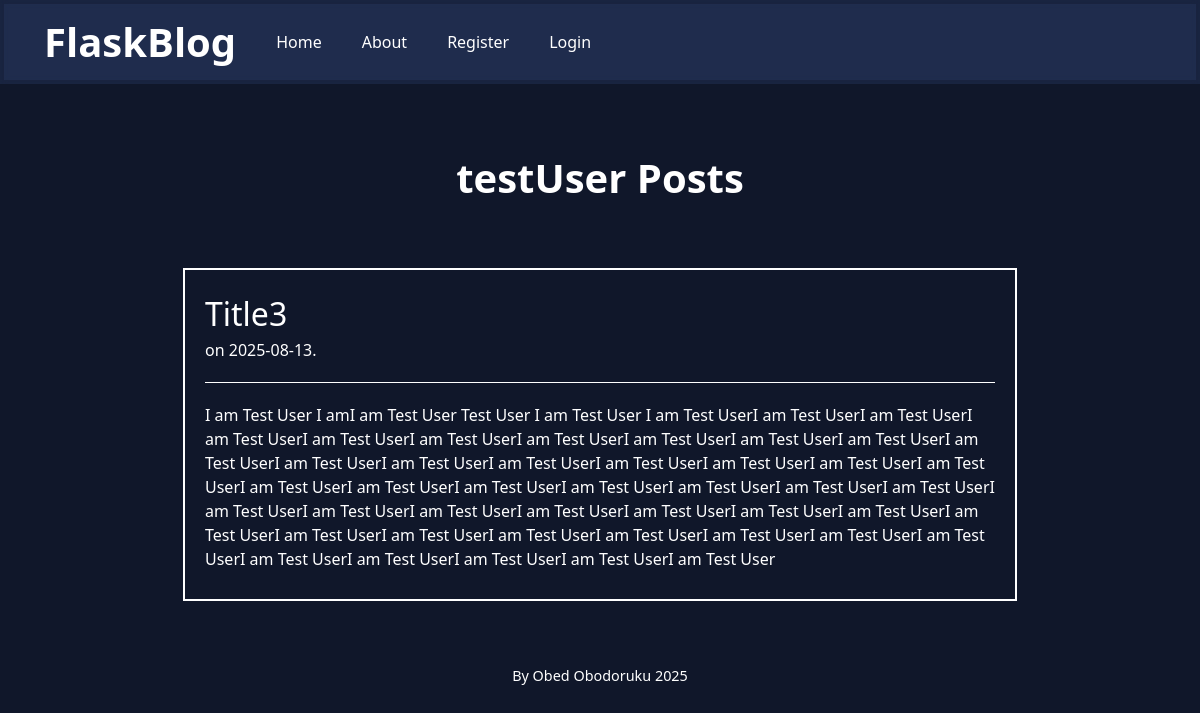
Screenshot of /user-posts/testUser with the database file from the repository.
### flaskblog/models.py (models this page shows, shortened)
class User(db.Model, UserMixin):
    id = db.Column(db.Integer, primary_key=True)
    username = db.Column(db.String(20), unique=True, nullable=False)
    email = db.Column(db.String(150), unique=True, nullable=False)
    password = db.Column(db.String(120), nullable=False)
    posts = db.relationship("Post", backref="author", lazy=True)

class Post(db.Model):
    id = db.Column(db.Integer, primary_key=True)
    title = db.Column(db.String(150), nullable=True)
    content = db.Column(db.String, nullable=False)
    date_posted = db.Column(db.DateTime, nullable=False, default=datetime.utcnow)
    user_id = db.Column(db.Integer, db.ForeignKey("user.id"), nullable=False)

### flaskblog/routes.py (the view)
@app.route("/user-posts/<username>")
def user_posts(username):
    user = User.query.filter_by(username=username).first()
    user_posts = Post.query.filter_by(author=user).all()
    return render_template("user_posts.html", user_posts=user_posts, user=user, title=f"{user.username} posts")

### flaskblog/templates/user_posts.html
{% extends "layout.html" %}
{% block body %}
    <h1 class="text-[2.5rem] text-center font-bold mb-5">{{ user.username }} Posts</h1>
    {% for post in user_posts %}
        <div class="flex flex-col justify-center items-center mb-10">
            <article class="border-2 border-white w-[75%] p-5 mt-10">
                <div>
                    <h2 class="text-[2rem]">{{ post.title }}</h2>
                    <p>on {{ post.date_posted.strftime('%Y-%m-%d') }}.</p>
                </div>
                <hr class="my-5">
                <div class="pb-2">
                    <p>{{ post.content }}</p>
                </div>
            </article>
        </div>
    {% endfor %}
{% endblock %}

### flaskblog/static/main.css (style rules this page uses)
body { background-color: #10172a; color: #fff; }

### rows the page displays
User: username "testUser"
Post: title "Title3", date_posted "2025-08-13", content "I am Test User I amI am Test User Test User I am Test User I am Test UserI am Test UserI am Test UserI am Test UserI am Test UserI am Test UserI am Test UserI am Test UserI am Test UserI am Test UserI am Test UserI am Test UserI am Test UserI am Test UserI am Test UserI am Test UserI am Test UserI am Test UserI am Test UserI am Test UserI am Test UserI am Test UserI am Test UserI am Test UserI am Test UserI am Test UserI am Test UserI am Test UserI am Test UserI am Test UserI am Test UserI am Test UserI am Test UserI am Test UserI am Test UserI am Test UserI am Test UserI am Test UserI am Test UserI am Test UserI am Test UserI am Test UserI am Test UserI am Test UserI am Test User"
